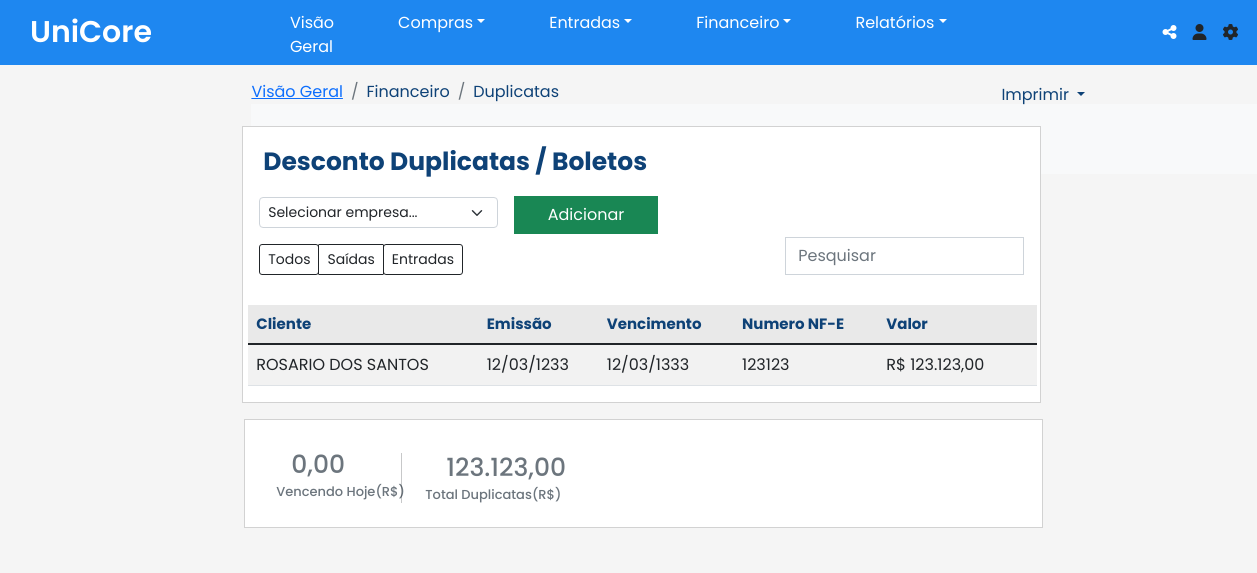
Page /unicoreback/duplicatas.php on the committed database.
### tables this page shows
CREATE TABLE IF NOT EXISTS `duplicatas` (
  `id` int(11) NOT NULL AUTO_INCREMENT,
  `bankclient` varchar(50) NOT NULL,
  `dateDuplic` date NOT NULL,
  `vencDuplic` date NOT NULL,
  `nfeduplic` varchar(11) NOT NULL,
  `valorduplic` double NOT NULL,
  PRIMARY KEY (`id`)
);

### unicoreback/duplicatas.php (the view, shortened to what this page needs)
<?php
require('includes/conexao.php');
include('includes/html.php');
include('includes/header.php');
?>
<div class="MENU" style=" margin-top: 15px; margin-left: 20%;  ">
  <ol class="breadcrumb">
    <li class="breadcrumb-item active"  aria-current="page" style="color: #0e4277; !important"><a href="home.php">Visão Geral</a></li>
    <li class="breadcrumb-item active" aria-current="page" style="color: #0e4277; !important">Financeiro</li>
    <li class="breadcrumb-item active" aria-current="page" style="color: #0e4277; !important">Duplicatas</li>
    <nav class="navbar navbar-expand-lg bg-light">
        <li class="nav-item dropdown">
          <a class="nav-link dropdown-toggle" href="#" role="button" data-bs-toggle="dropdown" aria-expanded="false" style= "color:#0e4277; margin-left: 750px; margin-top: -3.5rem; !important ">
           Imprimir
          </a>
            <l><a class="dropdown-item" href="#" >PDF</a></li>
</nav>
  </ol>
  </div>
<main style="margin-top:-5rem; margin-left: 18%;  ">
<div class="card" style="width: 80%; border-radius: 0px;">
        <h1 style="font-size:25px; margin:20px; margin-left: 20px; font-weight: bold; color:#0e4277;">Desconto Duplicatas / Boletos</h1>
        <select class="form-select form-select-sm" aria-label=".form-select-sm example" style="width: 30%; margin-left: 2%;">
  <option selected>Selecionar empresa...</option>
</select>
<button type="button" class="btn btn-success" data-toggle="modal" data-target="#LanDuplicatas" style="margin-left:34%; margin-top:-2rem; width:18%; padding: -1.8rem;">Adicionar</button>
        <div class="btn-group btn-group-sm" role="group" aria-label="Small button group" style="width: 10px; margin-top: 10px; margin-left: 2%; ">
  <button type="button" class="btn btn-outline-dark" style="border-radius: 3px; !important" >Todos</button>
  <button type="button" class="btn btn-outline-dark" style="border-radius: 1px; !important">Saídas</button>
  <button type="button" class="btn btn-outline-dark" style="border-radius: 3px; !important">Entradas</button>
</div>
<div class="pesquisar"style="margin-top: -2.4rem;">
<form class="form-inline my-2 my-lg-0" style="width: 30%; display:flex; margin-left: 68%;  ">
      <input class="form-control mr-sm-2" type="search" placeholder="Pesquisar" aria-label="Pesquisar" style="border-radius:0px; !importat">
    </form>
    </div>
            <table class=" table table-striped table-hover  " style="width: 99%; margin-top: 30px; margin-left: 5px; ">
            <?php
              $query = "SELECT * FROM duplicatas";
              $query_run = mysqli_query($con, $query);
                ?>
            <thead>
                            <tr style="background:#E9E9E9;
    font-weight: 700;
    font-style: normal;
    font-size: 15px;">
                            <th scope="col" style="color:#0e4277;">Cliente</th>
                            <th scope="col" style="color:#0e4277;">Emissão</th>
                            <th scope="col" style="color:#0e4277;">Vencimento</th>
                            <th scope="col" style="color:#0e4277;">Numero NF-E</th>
                            <th scope="col" style="color:#0e4277;">Valor</th>
                            <th ></th>
                            </tr>
                        </thead>
                        <tbody class="table-group-divider">
                        <?php
                          $vlHoje = 0;
                          $vlTotal = 0;
                          if(mysqli_num_rows($query_run) > 0)
                          {
                              while($row = mysqli_fetch_assoc($query_run))
                              {
                              echo'<tr>';
                                  echo '<td>' . $row['bankclient'] . '</td>';
                                  echo '<td>' . date('d/m/Y', strtotime($row['dateDuplic'])) . '</td>';
                                  echo '<td>' . date('d/m/Y', strtotime($row['vencDuplic'])) . '</td>';
                                  echo '<td>' .  $row['nfeduplic'] .  '</td>';
                                  echo '<td>R$ ' . number_format($row['valorduplic'], 2, ",", ".") . '</td>';
                                  echo '<td></td>';
                              echo'</tr>';
                              $vlTotal += $row['valorduplic'];
                              }
                            }
                            ?>
                        </tbody>
                        </table>
</div>
<div class="card" style=" margin-left:250px; width:80%; border-radius:0; margin:2px; margin-top:1rem; ">
<div class="card-body" style=" margin-top: 10px; !important">
    <h6 class="card-subtitle mb-2 text-muted" style=" font-size: 25px; margin-left: 30px; "><?php echo number_format($vlHoje, 2, ",", ".");?></h6>
    <h5 class="card-subtitle mb-2 text-muted" style=" font-size: 13px;margin-left: 15px; ">Vencendo Hoje(R$)</h5>
    <div class="d-flex" style=" margin-top: -55px;margin-left: 140px;height: 50px;">
    </div>
    <div class="card2" style="margin-left:180px;margin-top:-3.6rem;">
    <h6 class="card-subtitle mb-2 text-muted" style=" font-size: 25px; margin-left: 5px;"><?php echo number_format($vlTotal, 2, ",", ".");?></h6>
    <h5 class="card-subtitle mb-2 text-muted" style=" font-size: 13px;margin-left: -1rem; ">Total Duplicatas(R$)</h5>
    </div>
</div>
</main>
</body>
</html>

### unicoreback/styles/imports.css (style rules this page uses)
* { margin: 0; padding: 0; box-sizing: border-box; font-family:Arial, Helvetica, sans-serif; font-family: 'Poppins', sans-serif; }

### unicoreback/styles/pesquisar.css (style rules this page uses)
* { margin: 0; padding: 0; box-sizing: border-box; font-family:Arial, Helvetica, sans-serif; font-family: 'Poppins', sans-serif; }

### unicoreback/styles/global.css (style rules this page uses)
* { margin: 0; padding: 0; box-sizing: border-box; font-family:Arial, Helvetica, sans-serif; font-family: 'Poppins', sans-serif; }
main { padding: 1rem; background: #f5f5f5; }
button { color:#1e87f0 ; font-size: 15px; display: flex; border: none; padding: 4px; border-radius: 4px; justify-content: center; cursor: pointer; margin-left: 2em; }

### unicoreback/styles/header.css (style rules this page uses)
* { margin: 0; padding: 0; box-sizing: border-box; font-family:Arial, Helvetica, sans-serif; font-family: 'Poppins', sans-serif; }

### unicoreback/styles/about.css (style rules this page uses)
* { margin: 0; padding: 0; box-sizing: border-box; font-family:Arial, Helvetica, sans-serif; font-family: 'Poppins', sans-serif; }

### unicoreback/styles/sales.css (style rules this page uses)
* { margin: 0; padding: 0; box-sizing: border-box; font-family:Arial, Helvetica, sans-serif; font-family: 'Poppins', sans-serif; }

### unicoreback/styles/style.css (style rules this page uses)
* { margin: 0; padding: 0; box-sizing: border-box; font-family:Arial, Helvetica, sans-serif; font-family: 'Poppins', sans-serif; }
nav { display: flex; height: 70px; width: 100%; background-color:#1e87f0 ; align-items: center; justify-content: space-between; padding: 0 40px 0 30px; }
button { color:#1e87f0 ; font-size: 15px; display: flex; border: none; padding: 4px; border-radius: 4px; width: 8rem; justify-content: center; cursor: pointer; margin-left: 2em; }

### rows in the picture
duplicatas: bankclient "ROSARIO DOS SANTOS", dateDuplic "12/03/1233", vencDuplic "12/03/1333", nfeduplic "123123", valorduplic "123.123,00"

### other values in the picture
$vlHoje "0,00"
$vlTotal "123.123,00"
